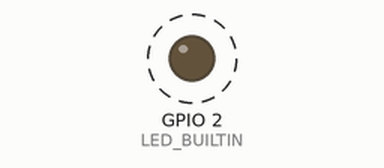
Simulated run of this program. Board: ESP32. Parts: output pins drawn as LEDs (lit = HIGH). Dashed ring = blinking. EEPROM starts erased; what the program prints to the serial monitor is not drawn.

Above: at 0.5 s.
Timing chart, 0 to 3.0 s (numbered marks = the images above):
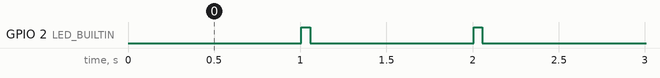

Measured:
- by itself, GPIO 2 (LED_BUILTIN): alternates HIGH for 0.05 s and LOW for 0.95 s

The program:

main.cpp
```cpp
// (licence header left out)
#include <Arduino.h>
#include "EEPROM.h"
#include <Ticker.h>

// EEPROM-Adressen
#define setup_done 0x47
// EEPROM-Belegung
// EEPROM-Speicherplätze der Local-IDs
const uint16_t adr_setup_done = 0x00;
const uint16_t adr_count = 0x01;
const uint16_t lastAdr = adr_count + 1;
const uint16_t EEPROM_SIZE = lastAdr;

Ticker tckr;
const float tckrTime = 0.05;

//*********************************************************************************************************
void timer1s()
{
  static uint8_t secs = 0;
  static uint8_t currcount = 0;
  secs++;
  if (secs >= 1 / tckrTime)
  {
    secs = 0;
    // der aktuelle Zählerstand wird eingelesen
    currcount = EEPROM.read(adr_count);
    // und ausgegeben
    Serial.println(EEPROM.read(adr_count));
  }
  if (currcount > 0)
  {
    if (currcount % 2 == 0)
    {
      // bei geradem Zählerstand LED an
      digitalWrite(LED_BUILTIN, LOW);
    }
    else
    {
      // bei ungeradem Zählerstand LED aus
      digitalWrite(LED_BUILTIN, HIGH);
    }
    currcount--;
  }
  else
  {
    digitalWrite(LED_BUILTIN, LOW);
  }
}

void stillAliveBlinkSetup()
{
  // der Timer wird installiert
  tckr.attach(tckrTime, timer1s); // each sec
  // initialize LED digital pin as an output.
  pinMode(LED_BUILTIN, OUTPUT);
  // turn the LED off by making the voltage LOW
  digitalWrite(LED_BUILTIN, LOW);
}

void setup()
{
  Serial.begin(115200);
  Serial.println("\r\n\r\nB l i n k y");
  if (!EEPROM.begin(EEPROM_SIZE))
  {
    Serial.println("failed to initialise EEPROM");
  }
  uint8_t setup_todo = EEPROM.read(adr_setup_done);
  if (setup_todo != setup_done)
  {
    // wurde das Setup bereits einmal durchgeführt?
    // dann wird dieser Anteil übersprungen
    // 47, weil das EEPROM (hoffentlich) nie ursprünglich diesen Inhalt hatte

    // count anfangs auf 1 setzen
    EEPROM.write(adr_count, 1);
    EEPROM.commit();

    // setup_done auf "TRUE" setzen
    EEPROM.write(adr_setup_done, setup_done);
    EEPROM.commit();
  }
  else
  {
    // Anweisungen werden nur ab
    // dem zweiten Durchlauf ausgeführt
    // lies den Wert für count ein
    uint8_t count = EEPROM.read(adr_count);
    // und erhöhe den Wert um 1
    count += 2;
    if (count >= 1 / tckrTime)
      count = 1;
    // speichere count wieder
    EEPROM.write(adr_count, count);
    EEPROM.commit();
  }
  // ab hier werden die Anweisungen bei jedem Start durchlaufen
  stillAliveBlinkSetup();
}

void loop()
{
  // put your main code here, to run repeatedly:
}
```
